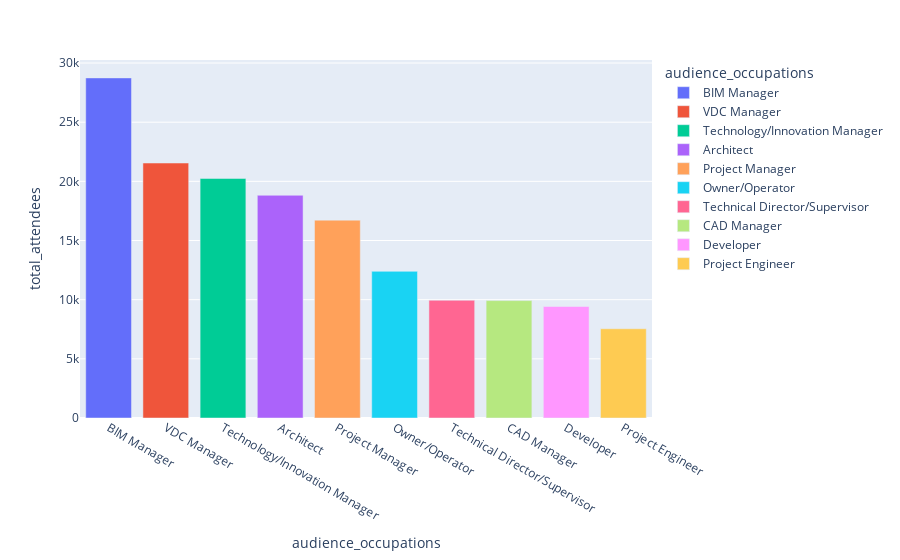

The notebook cell this image was saved under:
### Code cell
top10_classes_by_occupations.plot(x="audience_occupations", y="total_attendees",  kind="bar", color="audience_occupations")

### Figure 1 — Plotly figure (JSON) as saved in the notebook; plotly's stock layout.template omitted (floating-point values rounded to 4 significant figures)
{"data": [{"alignmentgroup": "True", "hovertemplate": "audience_occupations=%{x}<br>total_attendees=%{y}<extra></extra>", "legendgroup": "BIM Manager", "marker": {"color": "#636efa", "pattern": {"shape": ""}}, "name": "BIM Manager", "offsetgroup": "BIM Manager", "orientation": "v", "showlegend": true, "textposition": "auto", "type": "bar", "x": ["BIM Manager"], "xaxis": "x", "y": [28743], "yaxis": "y"}, {"alignmentgroup": "True", "hovertemplate": "audience_occupations=%{x}<br>total_attendees=%{y}<extra></extra>", "legendgroup": "VDC Manager", "marker": {"color": "#EF553B", "pattern": {"shape": ""}}, "name": "VDC Manager", "offsetgroup": "VDC Manager", "orientation": "v", "showlegend": true, "textposition": "auto", "type": "bar", "x": ["VDC Manager"], "xaxis": "x", "y": [21548], "yaxis": "y"}, {"alignmentgroup": "True", "hovertemplate": "audience_occupations=%{x}<br>total_attendees=%{y}<extra></extra>", "legendgroup": "Technology/Innovation Manager", "marker": {"color": "#00cc96", "pattern": {"shape": ""}}, "name": "Technology/Innovation Manager", "offsetgroup": "Technology/Innovation Manager", "orientation": "v", "showlegend": true, "textposition": "auto", "type": "bar", "x": ["Technology/Innovation Manager"], "xaxis": "x", "y": [20244], "yaxis": "y"}, {"alignmentgroup": "True", "hovertemplate": "audience_occupations=%{x}<br>total_attendees=%{y}<extra></extra>", "legendgroup": "Architect", "marker": {"color": "#ab63fa", "pattern": {"shape": ""}}, "name": "Architect", "offsetgroup": "Architect", "orientation": "v", "showlegend": true, "textposition": "auto", "type": "bar", "x": ["Architect"], "xaxis": "x", "y": [18824], "yaxis": "y"}, {"alignmentgroup": "True", "hovertemplate": "audience_occupations=%{x}<br>total_attendees=%{y}<extra></extra>", "legendgroup": "Project Manager", "marker": {"color": "#FFA15A", "pattern": {"shape": ""}}, "name": "Project Manager", "offsetgroup": "Project Manager", "orientation": "v", "showlegend": true, "textposition": "auto", "type": "bar", "x": ["Project Manager"], "xaxis": "x", "y": [16723], "yaxis": "y"}, {"alignmentgroup": "True", "hovertemplate": "audience_occupations=%{x}<br>total_attendees=%{y}<extra></extra>", "legendgroup": "Owner/Operator", "marker": {"color": "#19d3f3", "pattern": {"shape": ""}}, "name": "Owner/Operator", "offsetgroup": "Owner/Operator", "orientation": "v", "showlegend": true, "textposition": "auto", "type": "bar", "x": ["Owner/Operator"], "xaxis": "x", "y": [12395], "yaxis": "y"}, {"alignmentgroup": "True", "hovertemplate": "audience_occupations=%{x}<br>total_attendees=%{y}<extra></extra>", "legendgroup": "Technical Director/Supervisor", "marker": {"color": "#FF6692", "pattern": {"shape": ""}}, "name": "Technical Director/Supervisor", "offsetgroup": "Technical Director/Supervisor", "orientation": "v", "showlegend": true, "textposition": "auto", "type": "bar", "x": ["Technical Director/Supervisor"], "xaxis": "x", "y": [9948], "yaxis": "y"}, {"alignmentgroup": "True", "hovertemplate": "audience_occupations=%{x}<br>total_attendees=%{y}<extra></extra>", "legendgroup": "CAD Manager", "marker": {"color": "#B6E880", "pattern": {"shape": ""}}, "name": "CAD Manager", "offsetgroup": "CAD Manager", "orientation": "v", "showlegend": true, "textposition": "auto", "type": "bar", "x": ["CAD Manager"], "xaxis": "x", "y": [9923], "yaxis": "y"}, {"alignmentgroup": "True", "hovertemplate": "audience_occupations=%{x}<br>total_attendees=%{y}<extra></extra>", "legendgroup": "Developer", "marker": {"color": "#FF97FF", "pattern": {"shape": ""}}, "name": "Developer", "offsetgroup": "Developer", "orientation": "v", "showlegend": true, "textposition": "auto", "type": "bar", "x": ["Developer"], "xaxis": "x", "y": [9423], "yaxis": "y"}, {"alignmentgroup": "True", "hovertemplate": "audience_occupations=%{x}<br>total_attendees=%{y}<extra></extra>", "legendgroup": "Project Engineer", "marker": {"color": "#FECB52", "pattern": {"shape": ""}}, "name": "Project Engineer", "offsetgroup": "Project Engineer", "orientation": "v", "showlegend": true, "textposition": "auto", "type": "bar", "x": ["Project Engineer"], "xaxis": "x", "y": [7543], "yaxis": "y"}], "layout": {"barmode": "relative", "legend": {"title": {"text": "audience_occupations"}, "tracegroupgap": 0}, "margin": {"t": 60}, "xaxis": {"anchor": "y", "categoryarray": ["BIM Manager", "VDC Manager", "Technology/Innovation Manager", "Architect", "Project Manager", "Owner/Operator", "Technical Director/Supervisor", "CAD Manager", "Developer", "Project Engineer"], "categoryorder": "array", "domain": [0, 1], "title": {"text": "audience_occupations"}}, "yaxis": {"anchor": "x", "domain": [0, 1], "title": {"text": "total_attendees"}}}}
